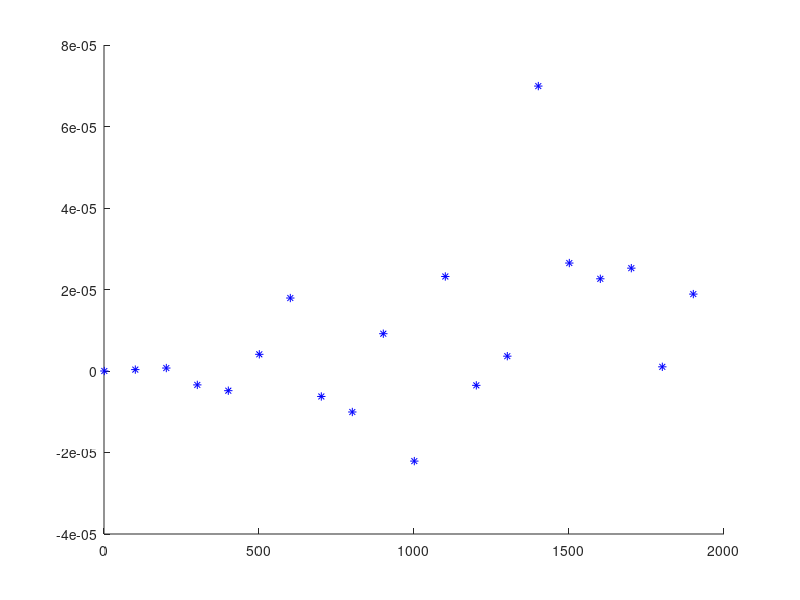

Write the MATLAB code that produced this figure.
clear all;

figure(1); clf, hold on
for a=1
  for b=1:100:2000   % b positivo !!!!
    for c=0.000001
      if (b^2-4*a*c)>=0
        xn=(-b - sqrt(b^2-4*a*c))/(2*a);
        xp1=(-b + sqrt(b^2-4*a*c))/(2*a);
        xp2=(c/a)/xn;
        disp(['xn=' num2str(xn) '  xp1=' num2str(xp1) '  xp2=' num2str(xp2) '  (xp2-xp1)/xp2=' num2str((xp2-xp1)/xp2)]);
        plot(b,(xp2-xp1)/xp2,'b*');
      end
    end
  end
end

%xn non subisce l'effetto di cancellazione perchè è un'addizione
%xp1 invece si e aumenta con l'aumentare di b perchè 
%il fattore di amplificazione dell'errore aumenta
